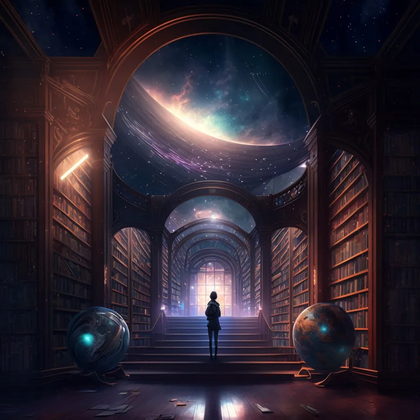
%> input picture atividade 1/1.tiff, 420 x 420 px, shrunk from 1024 x 1024 before the run
$ octave atividade1.m   (GNU Octave 9; MATLAB toolbox functions it lacks are replaced by stand-ins)
%> lines starting %> are read from the running program, lines starting %| are printed output that depends on the picture
%% Ler e mostrar imagem
I = imread("1.tiff");
%> I is the input picture: size 420x420x3 uint8; mean R, G, B 47.8, 38.6, 49.2
figure, imshow(I);

%% Especificações da imagem no workspace
whos I;
%  Name         Size                  Bytes  Class    Attributes
%  I         1024x1024x3            3145728  uint8

%% Canal azul da imagem
G = I(:,:,3);
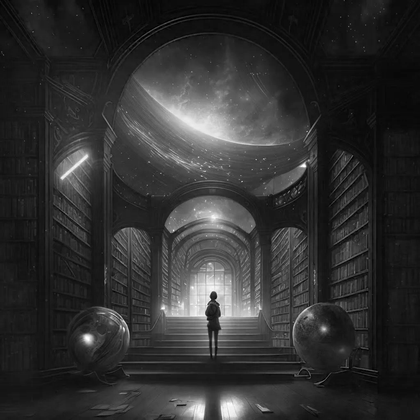
%> G: size 420x420 uint8; min 0, max 255, mean 49.2
figure, imshow(G);

%% Histograma da imagem
numofpixels = size(G, 1) * size(G, 2);
%> numofpixels = 176400
H = histogram(G,'Normalization','cumcount').Values / numofpixels * 255;
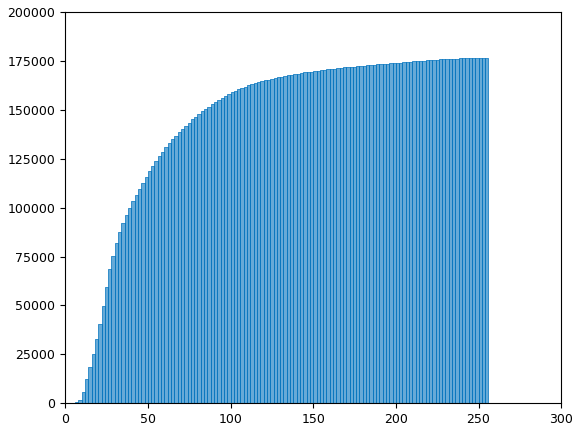
%> figure redrawn from the program's plot data; tallest bar 176400 high, from x = 254 to 256
figure, bar(H);
%> after `bar(H)`:
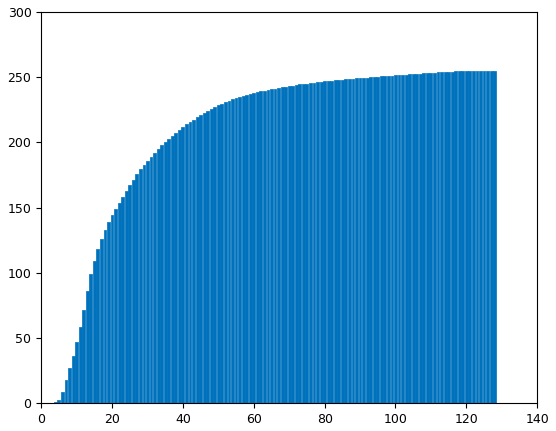
%> figure redrawn from the program's plot data; tallest bar 255 high, from x = 127.6 to 128.4

%% Mostrar imagem com normalização do histograma
HI = aplicarHistograma(G, H);
% [15 lines not run here, left out]
function HI = aplicarHistograma(I, H)
    HI = uint8(zeros(size(I,1), size(I,2)));
    % para cada linha da imagem
    for i = 1:size(I,1)
        % para cada coluna da imagem
        for j = 1:size(I,2)
            % atribui o valor correspondente do histograma
            HI(i,j) = H(I(i,j)+1);
        end
    end
%> (the run ends here)
